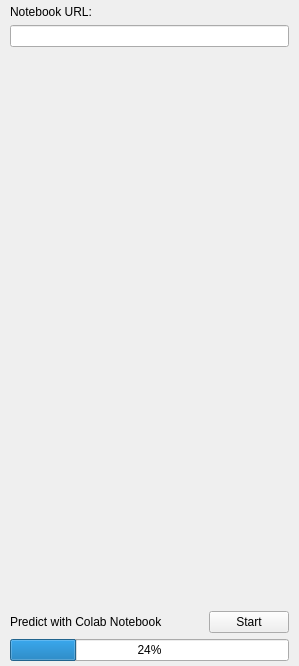
            <widget class="QWidget" name="prediction_only_page">
             <layout class="QVBoxLayout" name="verticalLayout_16" stretch="0,0,0,0,0">
              <property name="leftMargin">
               <number>10</number>
              </property>
              <property name="topMargin">
               <number>5</number>
              </property>
              <property name="rightMargin">
               <number>10</number>
              </property>
              <property name="bottomMargin">
               <number>5</number>
              </property>
              <item>
               <widget class="QLabel" name="label">
                <property name="text">
                 <string>Notebook URL:</string>
                </property>
               </widget>
              </item>
              <item>
               <widget class="QLineEdit" name="txt_prediction_only_notebook_url"/>
              </item>
              <item>
               <spacer name="verticalSpacer_6">
                <property name="orientation">
                 <enum>Qt::Vertical</enum>
                </property>
                <property name="sizeHint" stdset="0">
                 <size>
                  <width>20</width>
                  <height>558</height>
                 </size>
                </property>
               </spacer>
              </item>
              <item>
               <layout class="QHBoxLayout" name="horizontalLayout_21">
                <item>
                 <widget class="QLabel" name="label_2">
                  <property name="text">
                   <string>Predict with Colab Notebook</string>
                  </property>
                 </widget>
                </item>
                <item>
                 <spacer name="horizontalSpacer_4">
                  <property name="orientation">
                   <enum>Qt::Horizontal</enum>
                  </property>
                  <property name="sizeHint" stdset="0">
                   <size>
                    <width>40</width>
                    <height>20</height>
                   </size>
                  </property>
                 </spacer>
                </item>
                <item>
                 <widget class="QPushButton" name="btn_prediction_only_start">
                  <property name="text">
                   <string>Start</string>
                  </property>
                 </widget>
                </item>
               </layout>
              </item>
              <item>
               <widget class="QProgressBar" name="progress_bar_prediction_only">
                <property name="value">
                 <number>24</number>
                </property>
               </widget>
              </item>
             </layout>
            </widget>
